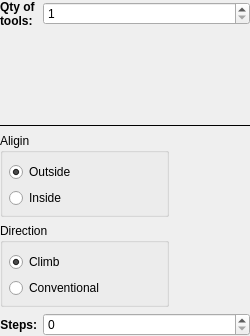
<?xml version="1.0" encoding="UTF-8"?>
<ui version="4.0">
 <class>PocketOffsetForm</class>
 <widget class="QWidget" name="PocketOffsetForm">
  <property name="geometry">
   <rect>
    <x>0</x>
    <y>0</y>
    <width>250</width>
    <height>336</height>
   </rect>
  </property>
  <property name="minimumSize">
   <size>
    <width>250</width>
    <height>0</height>
   </size>
  </property>
  <property name="windowTitle">
   <string>Form</string>
  </property>
  <layout class="QGridLayout" name="gridLayout_2">
   <property name="leftMargin">
    <number>0</number>
   </property>
   <property name="topMargin">
    <number>0</number>
   </property>
   <property name="rightMargin">
    <number>0</number>
   </property>
   <property name="bottomMargin">
    <number>0</number>
   </property>
   <item row="5" column="0" colspan="2">
    <widget class="Line" name="line_3">
     <property name="frameShadow">
      <enum>QFrame::Plain</enum>
     </property>
     <property name="orientation">
      <enum>Qt::Horizontal</enum>
     </property>
    </widget>
   </item>
   <item row="0" column="0">
    <widget class="QLabel" name="label_2">
     <property name="font">
      <font>
       <bold>true</bold>
      </font>
     </property>
     <property name="text">
      <string>Qty of
tools:</string>
     </property>
    </widget>
   </item>
   <item row="4" column="0" colspan="2">
    <widget class="ToolSelectorForm" name="toolHolder4" native="true"/>
   </item>
   <item row="7" column="1">
    <widget class="QSpinBox" name="sbxSteps">
     <property name="enabled">
      <bool>true</bool>
     </property>
    </widget>
   </item>
   <item row="1" column="0" colspan="2">
    <widget class="ToolSelectorForm" name="toolHolder" native="true"/>
   </item>
   <item row="6" column="0" colspan="2">
    <layout class="QGridLayout" name="gridLayout">
     <item row="1" column="0">
      <widget class="QGroupBox" name="groupBox_4">
       <property name="enabled">
        <bool>true</bool>
       </property>
       <property name="title">
        <string>Aligin</string>
       </property>
       <layout class="QVBoxLayout" name="verticalLayout_5">
        <property name="leftMargin">
         <number>6</number>
        </property>
        <property name="topMargin">
         <number>9</number>
        </property>
        <property name="rightMargin">
         <number>6</number>
        </property>
        <property name="bottomMargin">
         <number>6</number>
        </property>
        <item>
         <widget class="QRadioButton" name="rbOutside">
          <property name="enabled">
           <bool>true</bool>
          </property>
          <property name="text">
           <string>Outside</string>
          </property>
          <property name="checked">
           <bool>true</bool>
          </property>
         </widget>
        </item>
        <item>
         <widget class="QRadioButton" name="rbInside">
          <property name="enabled">
           <bool>true</bool>
          </property>
          <property name="text">
           <string>Inside</string>
          </property>
         </widget>
        </item>
       </layout>
      </widget>
     </item>
     <item row="2" column="0">
      <widget class="QGroupBox" name="groupBox_2">
       <property name="enabled">
        <bool>true</bool>
       </property>
       <property name="title">
        <string>Direction</string>
       </property>
       <layout class="QVBoxLayout" name="verticalLayout_4">
        <property name="leftMargin">
         <number>6</number>
        </property>
        <property name="topMargin">
         <number>9</number>
        </property>
        <property name="rightMargin">
         <number>6</number>
        </property>
        <property name="bottomMargin">
         <number>6</number>
        </property>
        <item>
         <widget class="QRadioButton" name="rbClimb">
          <property name="enabled">
           <bool>true</bool>
          </property>
          <property name="text">
           <string>Climb</string>
          </property>
          <property name="checked">
           <bool>true</bool>
          </property>
         </widget>
        </item>
        <item>
         <widget class="QRadioButton" name="rbConventional">
          <property name="enabled">
           <bool>true</bool>
          </property>
          <property name="text">
           <string>Conventional</string>
          </property>
         </widget>
        </item>
       </layout>
      </widget>
     </item>
     <item row="1" column="1" rowspan="2">
      <widget class="QLabel" name="lblPixmap">
       <property name="enabled">
        <bool>true</bool>
       </property>
       <property name="sizePolicy">
        <sizepolicy hsizetype="Fixed" vsizetype="Preferred">
         <horstretch>0</horstretch>
         <verstretch>0</verstretch>
        </sizepolicy>
       </property>
       <property name="minimumSize">
        <size>
         <width>75</width>
         <height>75</height>
        </size>
       </property>
       <property name="text">
        <string/>
       </property>
       <property name="pixmap">
        <pixmap>:/toolpath/offset_climb.png</pixmap>
       </property>
       <property name="alignment">
        <set>Qt::AlignCenter</set>
       </property>
      </widget>
     </item>
    </layout>
   </item>
   <item row="0" column="1">
    <widget class="QSpinBox" name="sbxToolQty">
     <property name="minimum">
      <number>1</number>
     </property>
     <property name="maximum">
      <number>4</number>
     </property>
    </widget>
   </item>
   <item row="2" column="0" colspan="2">
    <widget class="ToolSelectorForm" name="toolHolder2" native="true"/>
   </item>
   <item row="7" column="0">
    <widget class="QLabel" name="labelSteps">
     <property name="enabled">
      <bool>true</bool>
     </property>
     <property name="sizePolicy">
      <sizepolicy hsizetype="Fixed" vsizetype="Preferred">
       <horstretch>0</horstretch>
       <verstretch>0</verstretch>
      </sizepolicy>
     </property>
     <property name="font">
      <font>
       <bold>true</bold>
      </font>
     </property>
     <property name="text">
      <string>Steps:</string>
     </property>
     <property name="alignment">
      <set>Qt::AlignRight|Qt::AlignTrailing|Qt::AlignVCenter</set>
     </property>
    </widget>
   </item>
   <item row="3" column="0" colspan="2">
    <widget class="ToolSelectorForm" name="toolHolder3" native="true"/>
   </item>
  </layout>
 </widget>
 <customwidgets>
  <customwidget>
   <class>ToolSelectorForm</class>
   <extends>QWidget</extends>
   <header location="global">tool_selectorform.h</header>
   <container>1</container>
  </customwidget>
 </customwidgets>
 <resources/>
 <connections/>
</ui>
